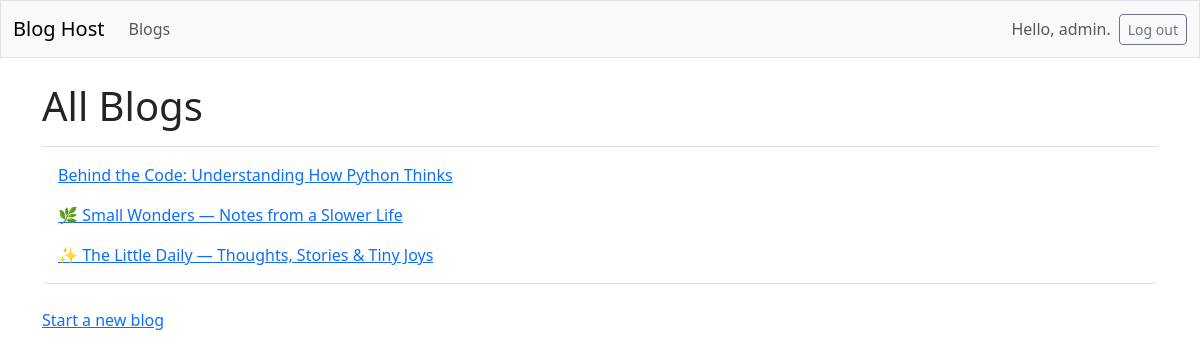
The page /blogs/ (signed in) on the database its author committed.
### blogs/models.py (models this page shows, shortened)
class Blog(models.Model):
    title = models.CharField(max_length=200)
    description = models.CharField(max_length=500)
    date_added = models.DateTimeField(auto_now_add=True)
    owner = models.ForeignKey(User, on_delete=models.CASCADE)

### blogs/views.py (the view)
# urls.py: path('', include('blogs.urls'))
def blogs(request):
    blogs = Blog.objects.order_by('-date_added')
    context = {'blogs':blogs}
    return render(request, 'blogs/blogs.html', context)

### blogs/templates/blogs/blogs.html
{% extends 'blogs/base.html' %}
{% block page_header %}
  <h1>All Blogs</h1>
{% endblock page_header %}
{% block content %}
  <ul class="list-group border-bottom pb-2 mb-4">
    {% for blog in blogs %}
      <li class="list-group-item border-0">
        <a href="{% url 'blogs:blog' blog.id %}">
          {{ blog.title }}</a>
      </li>
    {% empty %}
      <li class="list-group-item border-0">No blogs have been created yet.</li>
    {% endfor %}
  </ul>
  <a href="{% url 'blogs:new_blog' %}">Start a new blog</a>
{% endblock content %}

### blogs/templates/blogs/base.html (shortened to what this page needs)
<!doctype html>
<html lang="en">
<head>
  {% load django_bootstrap5 %}
  {% bootstrap_css %}
</head>
<body>
  <nav class="navbar navbar-expand-md navbar-light bg-light mb-4 border">
    <div class="container-fluid">
      <a class="navbar-brand" href="{% url 'blogs:index' %}">
          Blog Host</a>
      <div class="collapse navbar-collapse" id="navbarCollapse">
        <ul class="navbar-nav me-auto mb-2 mb-md-0">
          <li class="nav-item">
            <a class="nav-link" href="{% url 'blogs:blogs' %}">
              Blogs</a></li>
        </ul>
        <ul class="navbar-nav ms-auto mb-2 mb-md-0">
          {% if user.is_authenticated %}
            <li class="nav-item">
              <span class="navbar-text me-2">Hello, {{ user.username }}.
                </span></li>
          {% endif %}
        </ul>
        {% if user.is_authenticated %}
          <form action="{% url 'accounts:logout' %}" method='post'>
            <button name='submit' class='btn btn-outline-secondary btn-sm'>
              Log out</button>
          </form>
        {% endif %}
      </div>
    </div>
  </nav>
  <main class="container">
    <div class="pb-2 mb-2 border-bottom">
      {% block page_header %}{% endblock page_header %}
    </div>
    <div>
      {% block content %}{% endblock content %}
    </div>
  </main>
</body>
</html>

### rows shown on the page
Blog: title "Behind the Code: Understanding How Python Thinks"
Blog: title "🌿 Small Wonders — Notes from a Slower Life"
Blog: title "✨ The Little Daily — Thoughts, Stories & Tiny Joys"

### other values the page prints
{{ user.username }} "admin"
